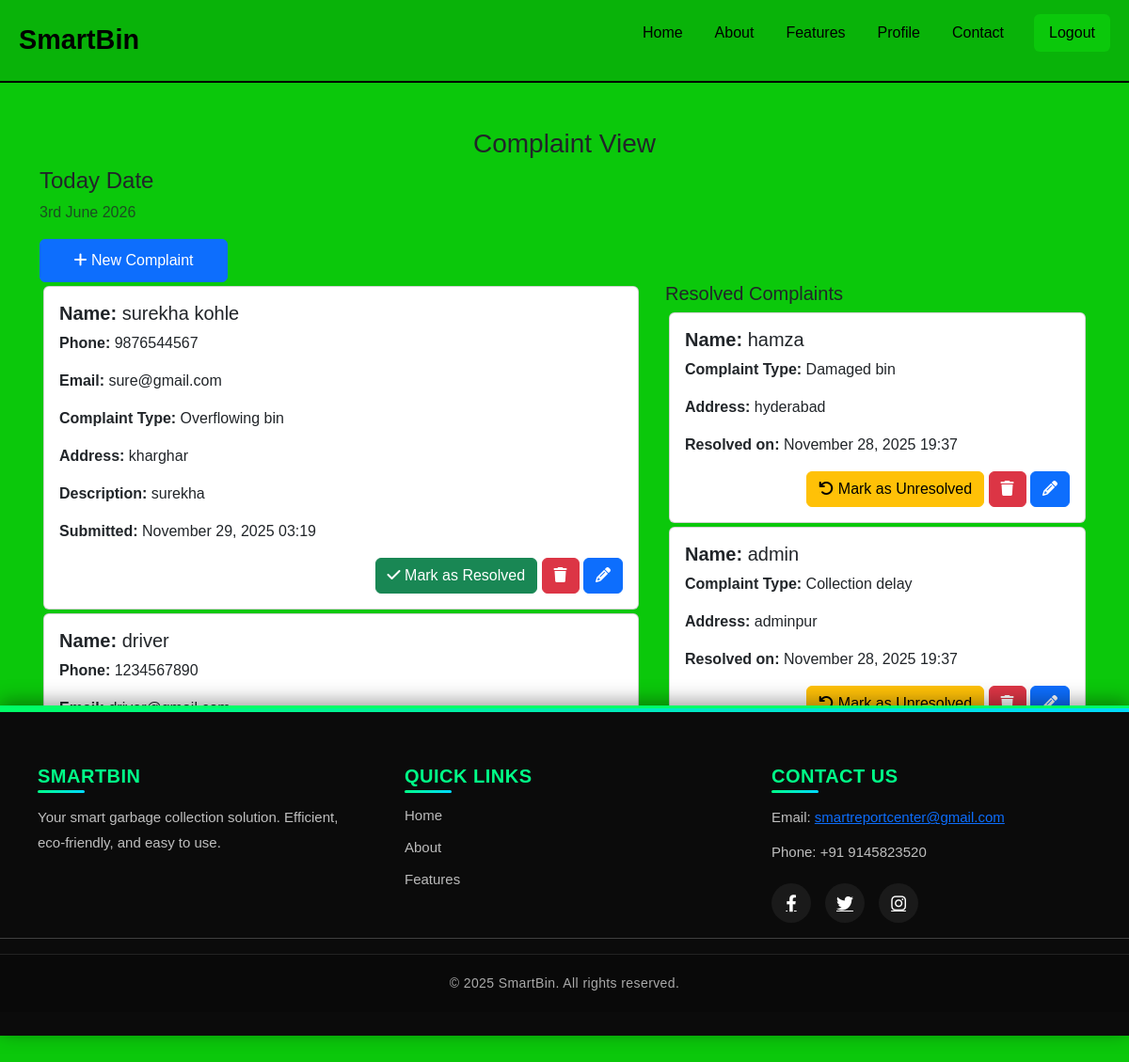
The page /complaint/ on the database its author committed.
### Smartbin_App/models.py (models this page shows, shortened)
class Complaint(models.Model):
    name = models.CharField(max_length=100)
    phone_no = models.CharField(max_length=10, unique=True)
    email_id = models.EmailField(max_length=100, unique=True)
    address = models.CharField(max_length=100, blank=True)
    complaint_type = models.CharField(max_length=100)
    photo = models.ImageField(upload_to='user_photos',blank=True, null=True)
    description = models.TextField()
    is_resolved = models.BooleanField(default=False)
    created_at = models.DateTimeField(auto_now_add=True)
    updated_at = models.DateTimeField(auto_now=True)

### SmartBin_Project/views.py (the view)
# urls.py: path('complaint/', views.complaint_list, name='complaint_list'),
def complaint_list(request):
    complaints = Complaint.objects.filter(is_resolved=False).order_by('-created_at')
    resolved_complaints = Complaint.objects.filter(is_resolved=True).order_by('-updated_at')
    context = {
        'complaints': complaints,
        'resolved_complaints': resolved_complaints,
        }
    return render(request, 'complaintviews.html', context)

### Smartbin_App/templates/html/complaintviews.html (shortened to what this page needs)
{% load static %}
<!DOCTYPE html>
<html lang="en">
<head>
    <link href="https://cdn.jsdelivr.net/npm/bootstrap@5.3.0-alpha1/dist/css/bootstrap.min.css" rel="stylesheet">
    <link rel="stylesheet" href="https://cdnjs.cloudflare.com/ajax/libs/font-awesome/4.7.0/css/font-awesome.min.css">
    <link rel="stylesheet" href="{% static 'css/navbar.css' %}">
    <link rel="stylesheet" href="{% static 'css/footer.css' %}">
</head>
<body>
     {% include 'navbar.html' %}
    <div class="container">
        <h3 class="pt-5 text-center">Complaint View</h3>
        <div class="row">
            <h4>Today Date</h4>
            <p class="text-muted">{% now "jS F Y" %}</p>
            <div class="form-group">
                <span style="display: flex;">
                    <a href="{% url 'report' %}" class="btn btn-primary" style="width: 200px; text-decoration: none; display: inline-block; text-align: center; padding: 10px;"><i class="fa fa-plus"></i> New Complaint</a>
                </span>
            </div>
            <div class="col-md-7 col-lg-7" style="height: 450px; overflow: scroll;">
                {% if complaints %}
                  {% for complaint in complaints %}
                  <div class="card m-1">
                      <div class="card-body">
                         <h5><strong>Name:</strong> {{ complaint.name }}</h5>
                          <p><strong>Phone:</strong> {{ complaint.phone_no }}</p>
                          <p><strong>Email:</strong> {{ complaint.email_id }}</p>
                          <p><strong>Complaint Type:</strong> {{ complaint.complaint_type }}</p>
                          <p><strong>Address:</strong> {{ complaint.address|default:"Not provided" }}</p>
                          <p><strong>Description:</strong> {{ complaint.description }}</p>
                          <p><strong>Submitted:</strong> {{ complaint.created_at|date:"F d, Y H:i" }}</p>
                          <span style="position: relative; float: right;">
                              <a href="{% url 'mark_resolved' complaint.id %}" class="btn btn-success"><i class="fa fa-check"></i> Mark as Resolved</a>
                              <a href="{% url 'delete_complaint' complaint.id %}" class="btn btn-danger" onclick="return confirm('Are you sure you want to delete this complaint?');"><i class="fa fa-trash"></i></a>
                              <a href="{% url 'edit_complaint' complaint.id %}" class="btn btn-primary"><i class="fa fa-pencil"></i></a>
                          </span>
                      </div>
                  </div>
                  {% endfor %}
                {% else %}
                  <div class="card m-1">
                    <div class="card-body">
                      <p class="text-muted">No unresolved complaints found.</p>
                    </div>
                  </div>
                {% endif %}
            </div>
            <div class="col-md-5 col-lg-5" style="height: 450px; overflow: scroll;" >
                <h5>Resolved Complaints</h5>
                {% if resolved_complaints %}
                  {% for complaint in resolved_complaints %}
                  <div class="card m-1">
                      <div class="card-body">
                          <h5><strong>Name:</strong> {{ complaint.name }}</h5>
                          <p><strong>Complaint Type:</strong> {{ complaint.complaint_type }}</p>
                          <p><strong>Address:</strong> {{ complaint.address|default:"Not provided" }}</p>
                          <p><strong>Resolved on:</strong> {{ complaint.updated_at|date:"F d, Y H:i" }}</p>
                          <span style="position: relative; float: right;">
                              <a href="{% url 'mark_unresolved' complaint.id %}" class="btn btn-warning"><i class="fa fa-undo"></i> Mark as Unresolved</a>
                              <a href="{% url 'delete_complaint' complaint.id %}" class="btn btn-danger" onclick="return confirm('Are you sure you want to delete this complaint?');"><i class="fa fa-trash"></i></a>
                              <a href="{% url 'edit_complaint' complaint.id %}" class="btn btn-primary"><i class="fa fa-pencil"></i></a>
                          </span>
                      </div>
                  </div>
                  {% endfor %}
                {% else %}
                  <div class="card m-1">
                    <div class="card-body">
                      <p class="text-muted">No resolved complaints found.</p>
                    </div>
                  </div>
                {% endif %}
            </div>
        </div>
    </div>
    {% include 'footer.html' %}
</body>
</html>

### Smartbin_App/static/css/navbar.css (style rules this page uses)
* { margin: 0; padding: 0; box-sizing: border-box; font-family: Arial, Helvetica, sans-serif; }
body { background: rgb(11, 200, 11); min-height: 100vh; }

### rows shown on the page
Complaint: name "surekha kohle", phone_no "9876544567", email_id "sure@gmail.com", complaint_type "Overflowing bin", address "kharghar", description "surekha", created_at "November 29, 2025 03:19"
Complaint: name "driver", phone_no "1234567890"
Complaint: name "hamza", complaint_type "Damaged bin", address "hyderabad", updated_at "November 28, 2025 19:37"
Complaint: name "admin", complaint_type "Collection delay", address "adminpur", updated_at "November 28, 2025 19:37"
